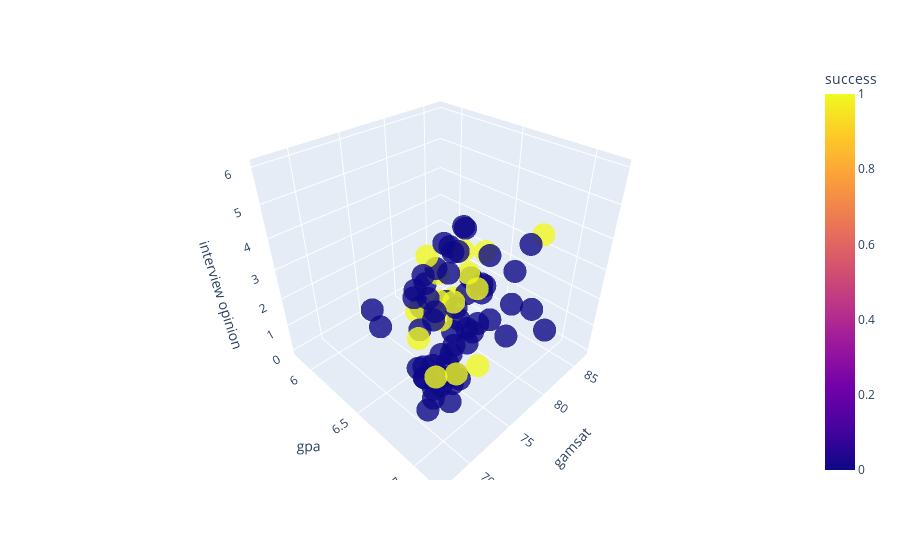

The notebook cell this image was saved under:
### Markdown cell above
##### gamsat gpa + 3rd column

### Code cell
plot_gamsat_gpa_3d(melb_offer, "interview prep hours discrete", year=2023)

### Figure 1 — Plotly figure (JSON) as saved in the notebook; plotly's stock layout.template omitted (floating-point values rounded to 4 significant figures)
{"data": [{"hovertemplate": "gamsat=%{x}<br>gpa=%{y}<br>interview prep hours discrete=%{z}<br>success=%{marker.color}<extra></extra>", "legendgroup": "", "marker": {"color": [1, 1, 0, 0, 0, 0, 0, 0, 0, 0, 0, 0, 1, 1, 0, 0, 0, 0, 0, 0, 0, 1, 0, 0, 0, 0, 0, 0, 0, 1, 0, 0, 0, 0, 0, 0, 0, 0, 0, 0, 0, 0, 0, 1, 0, 0, 0, 1, 1, 0, 0, 0, 0, 0, 0, 1, 0, 0, 1, 0, 1, 0, 0, 0, 0, 0, 0, 1, 0, 0, 1, 1, 1, 0, 0], "coloraxis": "coloraxis", "opacity": 0.8, "symbol": "circle"}, "mode": "markers", "name": "", "scene": "scene", "showlegend": false, "type": "scatter3d", "x": [72, 74.33, 72, 73.33, 77.33, 73, 81.67, 71, 76.67, 73, 69.67, 69.33, 71.67, 83.67, 71, 81.67, 73, 71, 74.67, 77, 71.33, 71, 70.67, 69.33, 74.67, 74.67, 77.67, 80.33, 73.33, 69.67, 71.33, 69.33, 74, 69.67, 70.33, 67.33, 70.33, 71.67, 68, 74.67, 71.33, 69.67, 71.67, 73.33, 73, 86.67, 77.67, 71.67, 73.33, 69.67, 75, 73.67, 78, 71, 74.67, 78, 70, 68, 75, 73, 77.67, 70.67, 75.67, 72.33, 69.33, 75, 70.67, 74, 70.67, 70.67, 69.67, 70, 71.33, 72.67, 80.33], "y": [6.93, 6.98, 6.925, 6.88, 7, 7, 6.96, 6.8, 6.593, 6.95, 6.865, 6.5, 6.68, 6.89, 7, 6.9, 6.85, 6.851, 6.76, 6.73, 6.919, 6.89, 6.868, 6.906, 6.95, 6.97, 7, 6.638, 6.9, 7, 6.988, 6.975, 6.975, 7, 6.896, 7, 6.96, 7, 6.98, 6.531, 7, 6.83, 6.913, 6.9, 6.961, 6.875, 7, 6.95, 6.729, 7, 7, 6.69, 6.81, 7, 6.875, 6.77, 6.938, 7, 6.838, 6.888, 6.331, 6.844, 6.767, 6.688, 6.9, 6.725, 6.98, 6.96, 6.75, 6.435, 6.84, 6.94, 7, 6.875, 6.3], "z": [4, 5, 3, 3, 2, 3, 2, 0, 4, 4, 4, 3, 3, 4, 2, 4, 0, 1, 0, 1, 4, 4, 2, 2, 4, 4, 3, 2, 1, 4, 4, 4, 3, 3, 1, 5, 2, 6, 4, 3, 2, 2, 2, 5, 3, 0, 4, 4, 4, 2, 3, 4, 4, 3, 4, 0, 4, 3, 4, 5, 3, 4, 5, 4, 2, 1, 5, 4, 4, 2, 3, 2, 2, 5, 3]}], "layout": {"coloraxis": {"colorbar": {"title": {"text": "success"}}, "colorscale": [[0, "#0d0887"], [0.1111, "#46039f"], [0.2222, "#7201a8"], [0.3333, "#9c179e"], [0.4444, "#bd3786"], [0.5556, "#d8576b"], [0.6667, "#ed7953"], [0.7778, "#fb9f3a"], [0.8889, "#fdca26"], [1, "#f0f921"]]}, "legend": {"tracegroupgap": 0}, "margin": {"t": 60}, "scene": {"domain": {"x": [0, 1], "y": [0, 1]}, "xaxis": {"autorange": "reversed", "range": [65, 85], "title": {"text": "gamsat"}}, "yaxis": {"range": [5.8, 7.2], "title": {"text": "gpa"}}, "zaxis": {"title": {"text": "interview opinion"}}}}}
